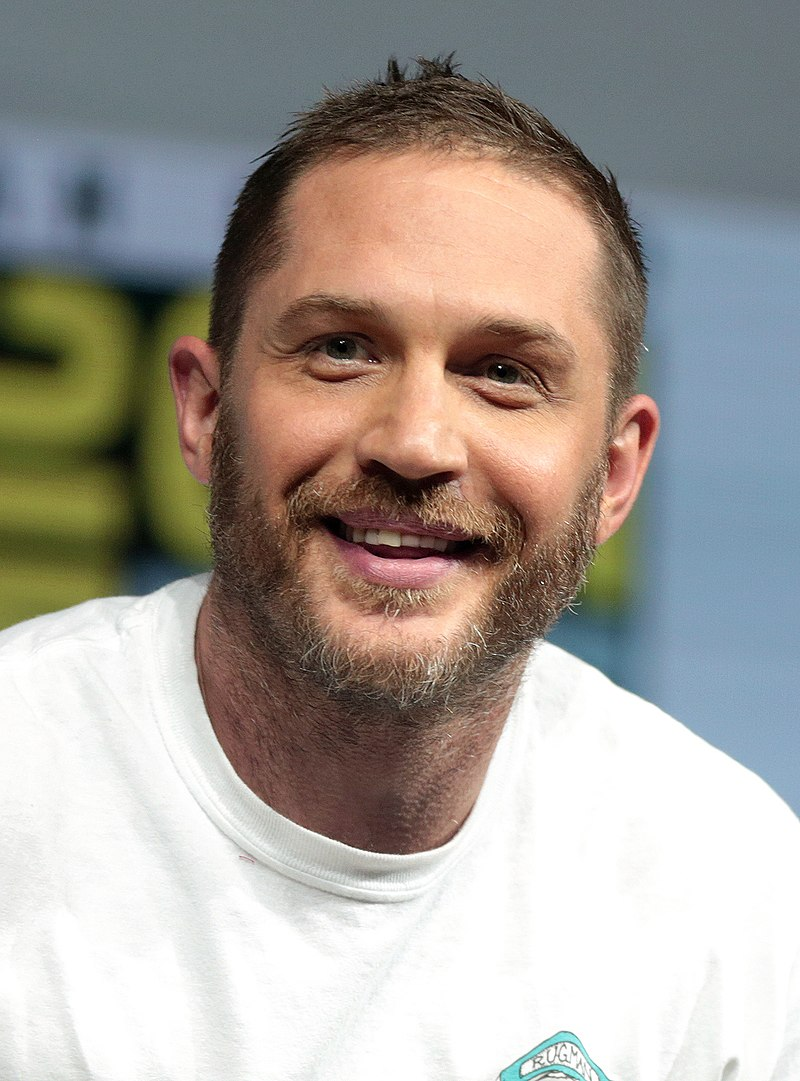
#> input picture RES/1.jpg, 800 x 1081 px
$ python main.py
#> lines starting #> are read from the running program, lines starting #| are printed output that depends on the picture; after the words box and inside, x2 and y2 are one past the last pixel; in counts of white or black regions, pixels touching at a corner belong together
# Created by AhmadReza Anaami
import cv2

img = cv2.imread("RES/1.jpg" , 1 )
#> img is the input picture: shape (1081, 800, 3); mean B, G, R 152.8, 159.5, 166.1


Face_Detection = cv2.CascadeClassifier("RES/haarcascade_frontalface_default.xml")
Eye_Detection = cv2.CascadeClassifier("RES/haarcascade_eye.xml")
Smile_Detection = cv2.CascadeClassifier("RES/haarcascade_smile.xml")

faces_rect = Face_Detection.detectMultiScale(img, scaleFactor=1.1, minNeighbors=9)
#> faces_rect = [[182, 178, 469, 469]]
Eye_rect = Eye_Detection.detectMultiScale(img, scaleFactor=1.1, minNeighbors=9)
#> Eye_rect = [[436, 308, 131, 131], [267, 272, 154, 154]]
Smile_rect = Smile_Detection.detectMultiScale(img, scaleFactor=1.8, minNeighbors=30 )
#> Smile_rect = [[300, 497, 210, 105]]


for (x, y, w, h) in faces_rect:
    cv2.rectangle(img, (x, y), (x+w, y+h), (0, 255, 0), thickness=2)
#> this loop made 1 pass
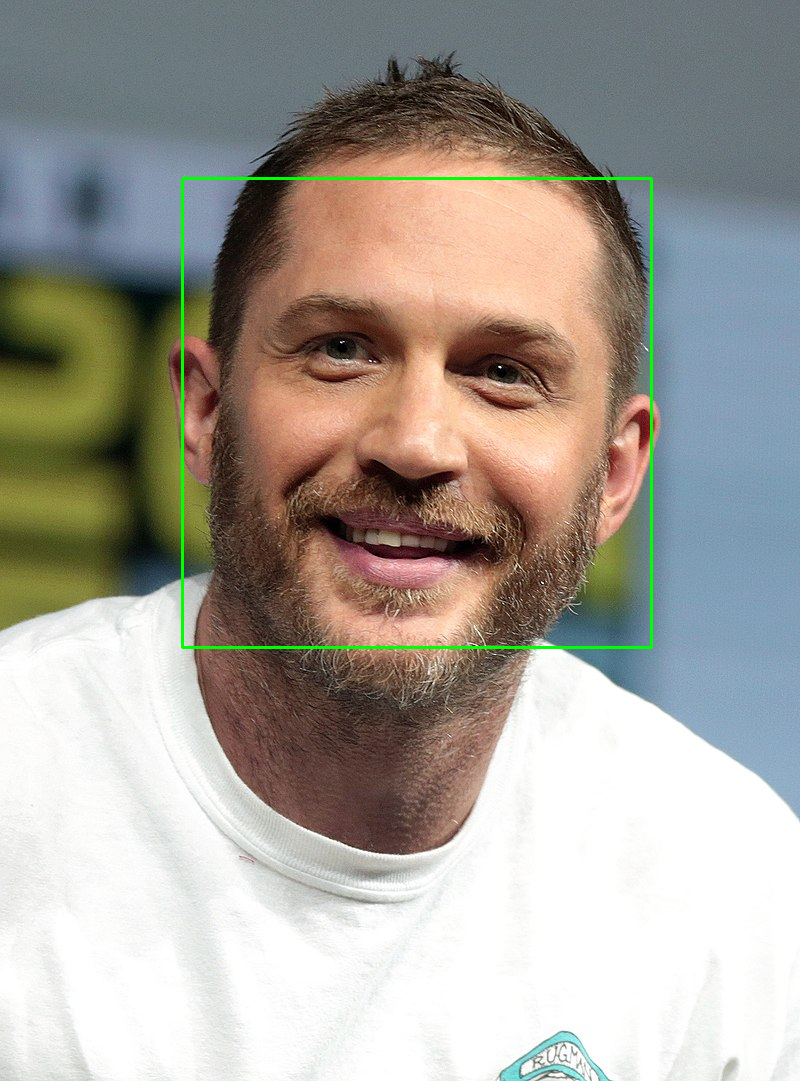
#> img: shape (1081, 800, 3); 0.65% of pixels changed, all inside (x1, y1, x2, y2) = (181, 177, 653, 649)
for (x, y, w, h) in Eye_rect:
    cv2.circle(img , (int(x+w / 2),int(y+h / 2)) ,35 , (255,100,200) , 2)
#> this loop made 2 passes
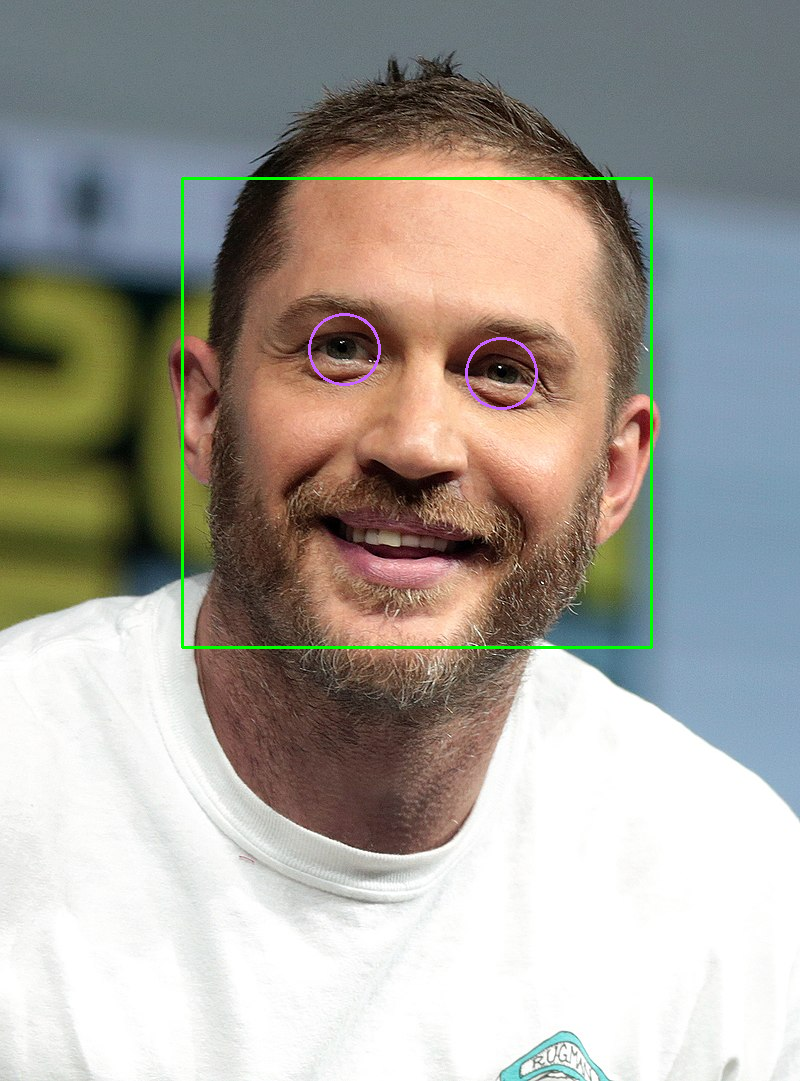
#> img: shape (1081, 800, 3); 0.15% of pixels changed, all inside (x1, y1, x2, y2) = (308, 313, 538, 410)
for (x, y, w, h) in Smile_rect:
    cv2.rectangle(img, (x, y), (x+w, y+h), (0, 0, 150), thickness=2)
#> this loop made 1 pass
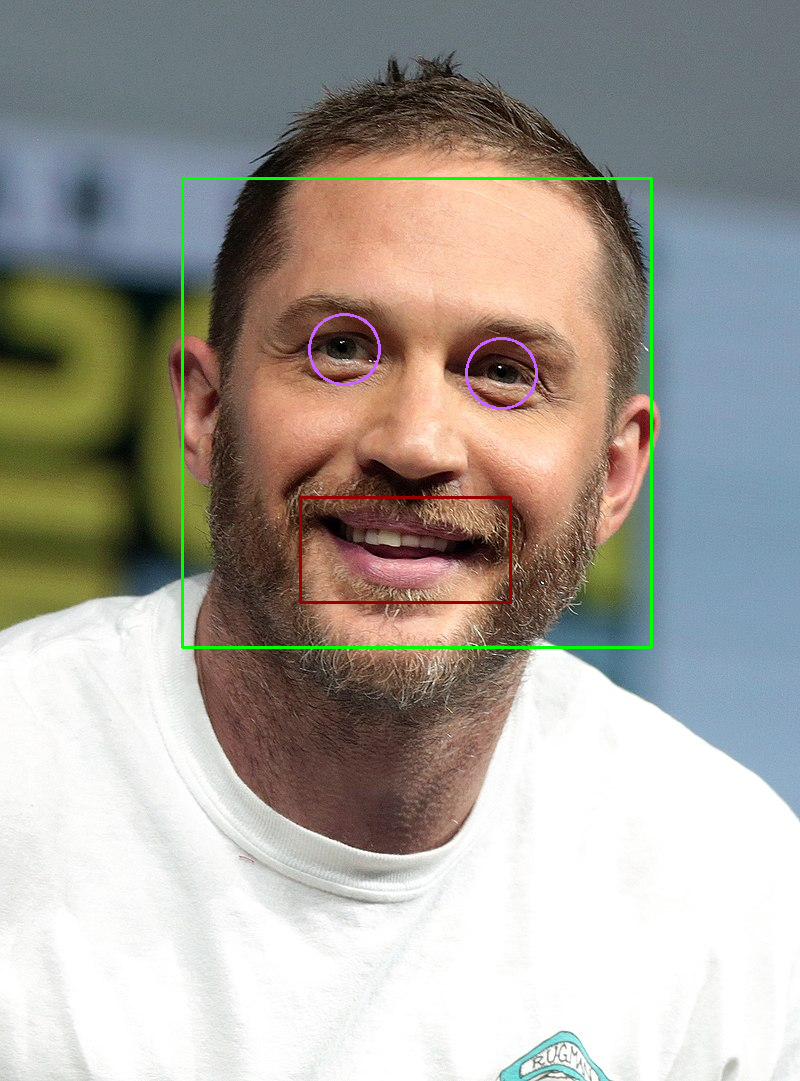
#> img: shape (1081, 800, 3); 0.22% of pixels changed, all inside (x1, y1, x2, y2) = (299, 496, 512, 604)

cv2.imshow("img" , img)
cv2.waitKey()
